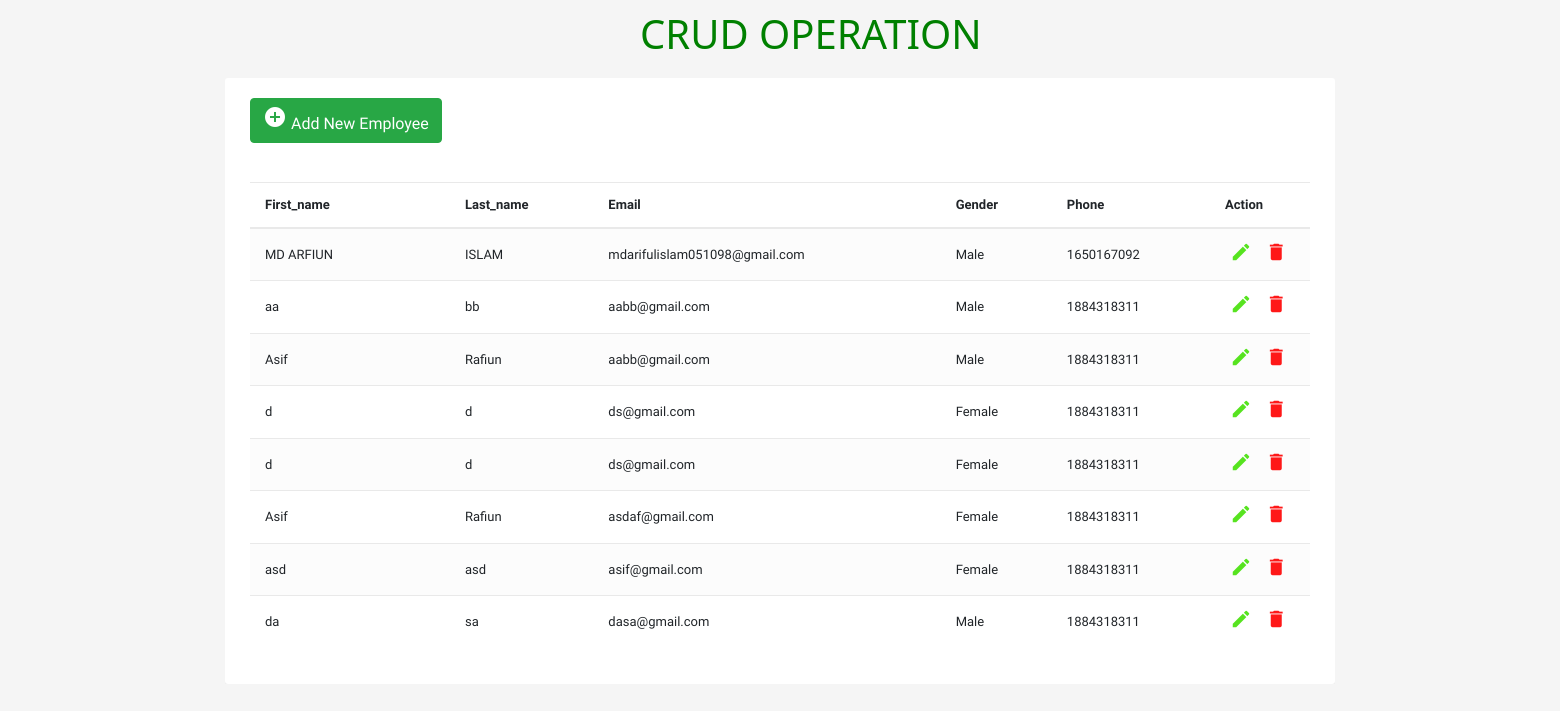
The page / on the database its author committed.
### tables this page shows
CREATE TABLE `users` (
  `id` int(255) NOT NULL,
  `first_name` varchar(255) NOT NULL,
  `last_name` varchar(255) NOT NULL,
  `email` varchar(255) NOT NULL,
  `gender` enum('Male','Female','Other') NOT NULL,
  `phones` int(11) NOT NULL
);

### index.php (the view, shortened to what this page needs)
<!DOCTYPE html>
<html lang="en">
<head>
<link rel="stylesheet" href="https://stackpath.bootstrapcdn.com/bootstrap/4.5.0/css/bootstrap.min.css">
<link rel="stylesheet" href="https://maxcdn.bootstrapcdn.com/font-awesome/4.7.0/css/font-awesome.min.css">
<link rel="stylesheet" href="style.css">
</head>
<body>
	<div class="crud">
		<h1>CRUD OPERATION</h1>
	</div>
<div class="container-xl">
	<div class="table-responsive">
		<div class="table-wrapper">
				<div class="row">
					<div class="col-sm-6">
						<a href="#addEmployeeModal" class="btn btn-success" data-toggle="modal"><i class="material-icons">&#xE147;</i> <span>Add New Employee</span></a>
						</div>
				</div>
				<br><br>
			<table class="table table-striped table-hover">
				<thead>
					<tr>
						<th>First_name</th>
						<th>Last_name</th>
						<th>Email</th>
						<th>Gender</th>
						<th>Phone</th>
						<th>Action</th>
					</tr>
				</thead>
				<tbody>
			<?php
			require 'dbconn.php';
			$query = 'SELECT * FROM users';
			$mysqliquery = mysqli_query($conn, $query);
			while ($result = mysqli_fetch_assoc($mysqliquery)) {
				?>
				<tr>
					<td>
						<?php echo $result['first_name']; ?>
					</td>
					<td>
						<?php echo $result['last_name']; ?>
					</td>
					<td>
						<?php echo $result['email']; ?>
					</td>
					<td>
						<?php echo $result['gender']; ?>
					</td>
					<td>
						<?php echo $result['phones']; ?>
					</td>
					<td>
						<a href="update.php?id=<?php echo $result['id']; ?>" class="edit"><i class="material-icons" data-toggle="tooltip" title="Update">&#xE254;</i></a>
						<a href="delete.php?ids=<?php echo $result['id']; ?>" class="delete"><i class="material-icons" data-toggle="tooltip" title="Delete">&#xE872;</i></a>
					</td>
				</tr>
				<?php
			}
			?>
				</tbody>
			</table>
	</div>
</div>
<?php require 'add_user.php' ?>
<?php require 'update_model.php' ?>
</div>
</body>
</html>

### add_user.php (shortened to what this page needs)
<!DOCTYPE html>
<html lang="en">
<head>
<link rel="stylesheet" href="https://stackpath.bootstrapcdn.com/bootstrap/4.5.0/css/bootstrap.min.css">
<link rel="stylesheet" href="https://maxcdn.bootstrapcdn.com/font-awesome/4.7.0/css/font-awesome.min.css">
<link rel="stylesheet" href="style.css">
</head>
<body>
</body>
</html>

### update_model.php (shortened to what this page needs)
<!DOCTYPE html>
<html lang="en">
<head>
<link rel="stylesheet" href="https://stackpath.bootstrapcdn.com/bootstrap/4.5.0/css/bootstrap.min.css">
<link rel="stylesheet" href="https://maxcdn.bootstrapcdn.com/font-awesome/4.7.0/css/font-awesome.min.css">
<link rel="stylesheet" href="style.css">
</head>
<body>
</body>
</html>

### style.css (style rules this page uses)
body { color: rgb(156,131,33); background: #f5f5f5; font-family: 'Varela Round', sans-serif; font-size: 13px; }
.table-responsive { margin: 30px 0; }
.table-wrapper { background: #fff; padding: 20px 25px; border-radius: 3px; min-width: 1000px; box-shadow: 0 1px 1px rgba(0,0,0,.05); }
table.table tr th, table.table tr td { border-color: #e9e9e9; padding: 12px 15px; vertical-align: middle; }
table.table tr th:first-child { width: 200px; }
table.table tr th:last-child { width: 100px; }
table.table-striped tbody tr:nth-of-type(odd) { background-color: #fcfcfc; }
table.table td:last-child i { opacity: 0.9; font-size: 22px; margin: 0 5px; }
table.table td a { font-weight: bold; color: #566787; display: inline-block; text-decoration: none; outline: none !important; }
table.table td a.edit { color: #45e108; }
table.table td a.delete { color: red; }
table.table td i { font-size: 19px; }
.crud { position: relative; left: 40rem; top: 10px; color: green; font-family: 'Segoe UI', Tahoma, Geneva, Verdana, sans-serif; }

### rows shown on the page
users: first_name "MD ARFIUN", last_name "ISLAM", email "mdarifulislam051098@gmail.com", gender "Male", phones "1650167092"
users: first_name "aa", last_name "bb", email "aabb@gmail.com", gender "Male", phones "1884318311"
users: first_name "Asif", last_name "Rafiun", email "aabb@gmail.com", gender "Male", phones "1884318311"
users: first_name "d", last_name "d", email "ds@gmail.com", gender "Female", phones "1884318311"
users: first_name "d", last_name "d", email "ds@gmail.com", gender "Female", phones "1884318311"
users: first_name "Asif", last_name "Rafiun", email "asdaf@gmail.com", gender "Female", phones "1884318311"
users: first_name "asd", last_name "asd", email "asif@gmail.com", gender "Female", phones "1884318311"
users: first_name "da", last_name "sa", email "dasa@gmail.com", gender "Male", phones "1884318311"
